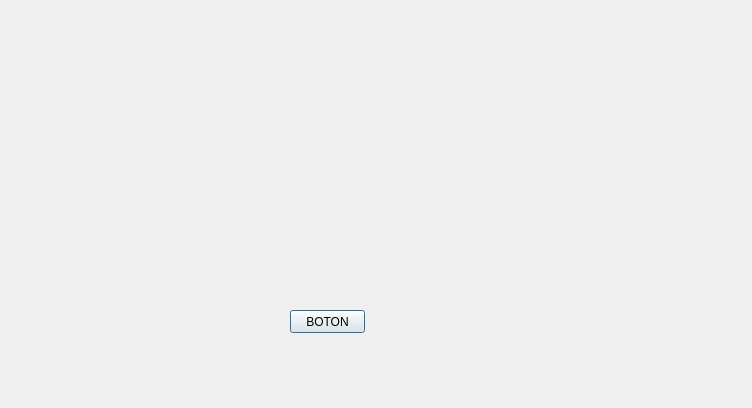
<?xml version="1.0" encoding="UTF-8"?>
<ui version="4.0">
 <class>Dialog</class>
 <widget class="QDialog" name="Dialog">
  <property name="geometry">
   <rect>
    <x>0</x>
    <y>0</y>
    <width>752</width>
    <height>408</height>
   </rect>
  </property>
  <property name="windowTitle">
   <string>AUGUS IDE</string>
  </property>
  <widget class="QPushButton" name="pushButton">
   <property name="geometry">
    <rect>
     <x>290</x>
     <y>310</y>
     <width>75</width>
     <height>23</height>
    </rect>
   </property>
   <property name="text">
    <string>BOTON</string>
   </property>
  </widget>
 </widget>
 <resources/>
 <connections/>
</ui>
